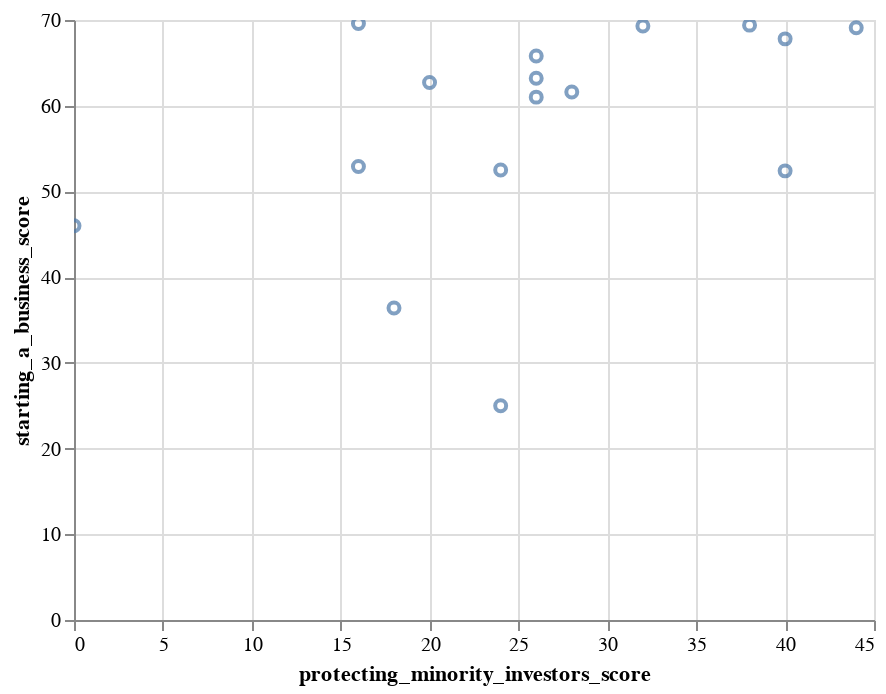

Notebook cell for this chart:
### Code cell
Chart(wd[(wd.protecting_minority_investors_score < 50) & (wd.starting_a_business_score < 70)]).mark_point().encode(
       x='protecting_minority_investors_score', y='starting_a_business_score', tooltip='location').interactive()

### Figure 1 — Vega-Lite specification as saved in the notebook (floating-point values rounded to 4 significant figures)
{"config": {"view": {"continuousWidth": 400, "continuousHeight": 300}}, "data": {"name": "data-930c6227efc77d14f58f424192f4ec1e"}, "mark": "point", "encoding": {"tooltip": {"type": "nominal", "field": "location"}, "x": {"type": "quantitative", "field": "protecting_minority_investors_score"}, "y": {"type": "quantitative", "field": "starting_a_business_score"}}, "selection": {"selector003": {"type": "interval", "bind": "scales", "encodings": ["x", "y"]}}, "$schema": "https://vega.github.io/schema/vega-lite/v4.8.1.json", "datasets": {"data-930c6227efc77d14f58f424192f4ec1e": [{"location": "Bolivia", "protecting_minority_investors_rank": 136.0, "protecting_minority_investors_score": 38.0, "strength_of_minority_investor_protection_index_(0-50)": 19, "extent_of_disclosure_index_(0-10)": 1, "extent_of_director_liability_index_(0-10)": 5, "ease_of_shareholder_suits_index_(0-10)": 6, "extent_of_shareholder_rights_index_(0-6)": 4, "extent_of_ownership_and_control_index_(0-7)": 1, "extent_of_corporate_transparency_index_(0-7)": 2, "starting_a_business_score": 69.4}, {"location": "Cambodia", "protecting_minority_investors_rank": 128.0, "protecting_minority_investors_score": 40.0, "strength_of_minority_investor_protection_index_(0-50)": 20, "extent_of_disclosure_index_(0-10)": 6, "extent_of_director_liability_index_(0-10)": 10, "ease_of_shareholder_suits_index_(0-10)": 4, "extent_of_shareholder_rights_index_(0-6)": 0, "extent_of_ownership_and_control_index_(0-7)": 0, "extent_of_corporate_transparency_index_(0-7)": 0, "starting_a_business_score": 52.4}, {"location": "Central African Republic", "protecting_minority_investors_rank": 162.0, "protecting_minority_investors_score": 26.0, "strength_of_minority_investor_protection_index_(0-50)": 13, "extent_of_disclosure_index_(0-10)": 7, "extent_of_director_liability_index_(0-10)": 1, "ease_of_shareholder_suits_index_(0-10)": 5, "extent_of_shareholder_rights_index_(0-6)": 0, "extent_of_ownership_and_control_index_(0-7)": 0, "extent_of_corporate_transparency_index_(0-7)": 0, "starting_a_business_score": 63.2}, {"location": "Chad", "protecting_minority_investors_rank": 170.0, "protecting_minority_investors_score": 24.0, "strength_of_minority_investor_protection_index_(0-50)": 12, "extent_of_disclosure_index_(0-10)": 7, "extent_of_director_liability_index_(0-10)": 1, "ease_of_shareholder_suits_index_(0-10)": 4, "extent_of_shareholder_rights_index_(0-6)": 0, "extent_of_ownership_and_control_index_(0-7)": 0, "extent_of_corporate_transparency_index_(0-7)": 0, "starting_a_business_score": 52.5}, {"location": "Congo, Rep.", "protecting_minority_investors_rank": 162.0, "protecting_minority_investors_score": 26.0, "strength_of_minority_investor_protection_index_(0-50)": 13, "extent_of_disclosure_index_(0-10)": 7, "extent_of_director_liability_index_(0-10)": 1, "ease_of_shareholder_suits_index_(0-10)": 5, "extent_of_shareholder_rights_index_(0-6)": 0, "extent_of_ownership_and_control_index_(0-7)": 0, "extent_of_corporate_transparency_index_(0-7)": 0, "starting_a_business_score": 65.8}, {"location": "Ecuador", "protecting_minority_investors_rank": 114.0, "protecting_minority_investors_score": 44.0, "strength_of_minority_investor_protection_index_(0-50)": 22, "extent_of_disclosure_index_(0-10)": 2, "extent_of_director_liability_index_(0-10)": 5, "ease_of_shareholder_suits_index_(0-10)": 6, "extent_of_shareholder_rights_index_(0-6)": 5, "extent_of_ownership_and_control_index_(0-7)": 3, "extent_of_corporate_transparency_index_(0-7)": 1, "starting_a_business_score": 69.1}, {"location": "Equatorial Guinea", "protecting_minority_investors_rank": 162.0, "protecting_minority_investors_score": 26.0, "strength_of_minority_investor_protection_index_(0-50)": 13, "extent_of_disclosure_index_(0-10)": 7, "extent_of_director_liability_index_(0-10)": 1, "ease_of_shareholder_suits_index_(0-10)": 5, "extent_of_shareholder_rights_index_(0-6)": 0, "extent_of_ownership_and_control_index_(0-7)": 0, "extent_of_corporate_transparency_index_(0-7)": 0, "starting_a_business_score": 61.0}, {"location": "Eritrea", "protecting_minority_investors_rank": 185.0, "protecting_minority_investors_score": 16.0, "strength_of_minority_investor_protection_index_(0-50)": 8, "extent_of_disclosure_index_(0-10)": 3, "extent_of_director_liability_index_(0-10)": 0, "ease_of_shareholder_suits_index_(0-10)": 5, "extent_of_shareholder_rights_index_(0-6)": 0, "extent_of_ownership_and_control_index_(0-7)": 0, "extent_of_corporate_transparency_index_(0-7)": 0, "starting_a_business_score": 52.9}, {"location": "Haiti", "protecting_minority_investors_rank": 183.0, "protecting_minority_investors_score": 18.0, "strength_of_minority_investor_protection_index_(0-50)": 9, "extent_of_disclosure_index_(0-10)": 2, "extent_of_director_liability_index_(0-10)": 3, "ease_of_shareholder_suits_index_(0-10)": 4, "extent_of_shareholder_rights_index_(0-6)": 0, "extent_of_ownership_and_control_index_(0-7)": 0, "extent_of_corporate_transparency_index_(0-7)": 0, "starting_a_business_score": 36.4}, {"location": "Iran, Islamic Rep.", "protecting_minority_investors_rank": 128.0, "protecting_minority_investors_score": 40.0, "strength_of_minority_investor_protection_index_(0-50)": 20, "extent_of_disclosure_index_(0-10)": 7, "extent_of_director_liability_index_(0-10)": 4, "ease_of_shareholder_suits_index_(0-10)": 1, "extent_of_shareholder_rights_index_(0-6)": 3, "extent_of_ownership_and_control_index_(0-7)": 3, "extent_of_corporate_transparency_index_(0-7)": 2, "starting_a_business_score": 67.8}, {"location": "Lao PDR", "protecting_minority_investors_rank": 179.0, "protecting_minority_investors_score": 20.0, "strength_of_minority_investor_protection_index_(0-50)": 10, "extent_of_disclosure_index_(0-10)": 6, "extent_of_director_liability_index_(0-10)": 1, "ease_of_shareholder_suits_index_(0-10)": 3, "extent_of_shareholder_rights_index_(0-6)": 0, "extent_of_ownership_and_control_index_(0-7)": 0, "extent_of_corporate_transparency_index_(0-7)": 0, "starting_a_business_score": 62.7}, {"location": "Micronesia, Fed. Sts.", "protecting_minority_investors_rank": 185.0, "protecting_minority_investors_score": 16.0, "strength_of_minority_investor_protection_index_(0-50)": 8, "extent_of_disclosure_index_(0-10)": 0, "extent_of_director_liability_index_(0-10)": 0, "ease_of_shareholder_suits_index_(0-10)": 8, "extent_of_shareholder_rights_index_(0-6)": 0, "extent_of_ownership_and_control_index_(0-7)": 0, "extent_of_corporate_transparency_index_(0-7)": 0, "starting_a_business_score": 69.6}, {"location": "Mozambique", "protecting_minority_investors_rank": 147.0, "protecting_minority_investors_score": 32.0, "strength_of_minority_investor_protection_index_(0-50)": 16, "extent_of_disclosure_index_(0-10)": 5, "extent_of_director_liability_index_(0-10)": 4, "ease_of_shareholder_suits_index_(0-10)": 7, "extent_of_shareholder_rights_index_(0-6)": 0, "extent_of_ownership_and_control_index_(0-7)": 0, "extent_of_corporate_transparency_index_(0-7)": 0, "starting_a_business_score": 69.3}, {"location": "Somalia", "protecting_minority_investors_rank": 190.0, "protecting_minority_investors_score": 0.0, "strength_of_minority_investor_protection_index_(0-50)": 0, "extent_of_disclosure_index_(0-10)": 0, "extent_of_director_liability_index_(0-10)": 0, "ease_of_shareholder_suits_index_(0-10)": 0, "extent_of_shareholder_rights_index_(0-6)": 0, "extent_of_ownership_and_control_index_(0-7)": 0, "extent_of_corporate_transparency_index_(0-7)": 0, "starting_a_business_score": 46.0}, {"location": "Suriname", "protecting_minority_investors_rank": 157.0, "protecting_minority_investors_score": 28.0, "strength_of_minority_investor_protection_index_(0-50)": 14, "extent_of_disclosure_index_(0-10)": 1, "extent_of_director_liability_index_(0-10)": 0, "ease_of_shareholder_suits_index_(0-10)": 6, "extent_of_shareholder_rights_index_(0-6)": 4, "extent_of_ownership_and_control_index_(0-7)": 2, "extent_of_corporate_transparency_index_(0-7)": 1, "starting_a_business_score": 61.6}, {"location": "Venezuela, RB", "protecting_minority_investors_rank": 170.0, "protecting_minority_investors_score": 24.0, "strength_of_minority_investor_protection_index_(0-50)": 12, "extent_of_disclosure_index_(0-10)": 3, "extent_of_director_liability_index_(0-10)": 2, "ease_of_shareholder_suits_index_(0-10)": 3, "extent_of_shareholder_rights_index_(0-6)": 1, "extent_of_ownership_and_control_index_(0-7)": 2, "extent_of_corporate_transparency_index_(0-7)": 1, "starting_a_business_score": 25.0}]}}
